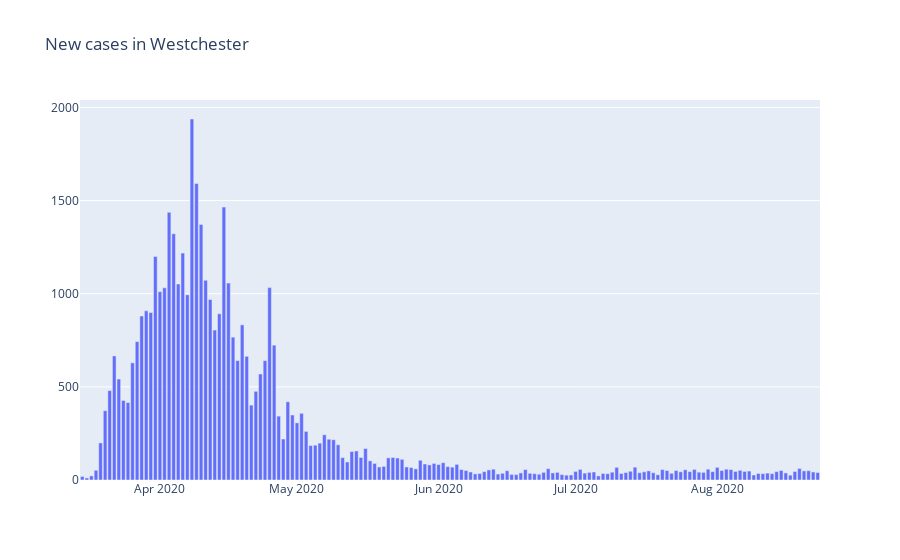

The notebook cell saved with this chart:
### Code cell
#graph the plot variable

variable = 'cases'
average_length = '3'
data_selection = nassau_sample

import plotly.graph_objects as go

fig = go.Figure(data=[
    go.Bar(name='new_'+variable, x=data_selection['date'], y=data_selection['new_'+variable]),
    #go.Line(name= average_length+' day avg', x=data_selection['date'], 
    #        y=data_selection['new'+variable+'_'+average_length+'dayavg'])
])
# Change the bar mode
#fig.update_layout(barmode='group')
fig.update_layout(title_text="New "+variable+" in Westchester")
fig.show()

### Figure 1 — Plotly figure (JSON) as saved in the notebook; plotly's stock layout.template omitted (floating-point values rounded to 4 significant figures; data arrays with more than 128 entries replaced by an {"elided": "..."} marker saying what was removed)
{"data": [{"name": "new_cases", "type": "bar", "x": {"elided": "162 str values"}, "y": {"elided": "162 int values"}}], "layout": {"title": {"text": "New cases in Westchester"}}}
